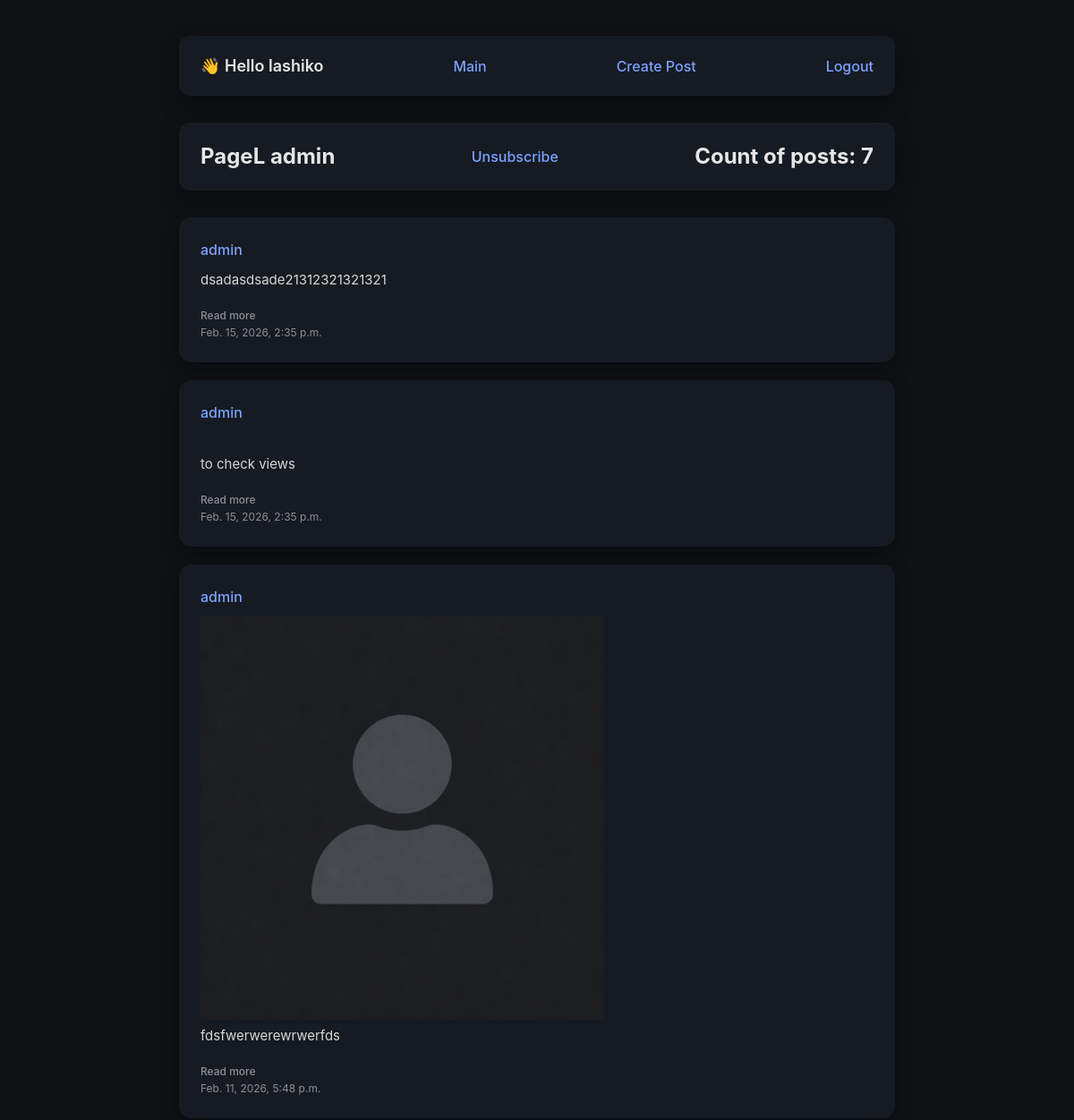
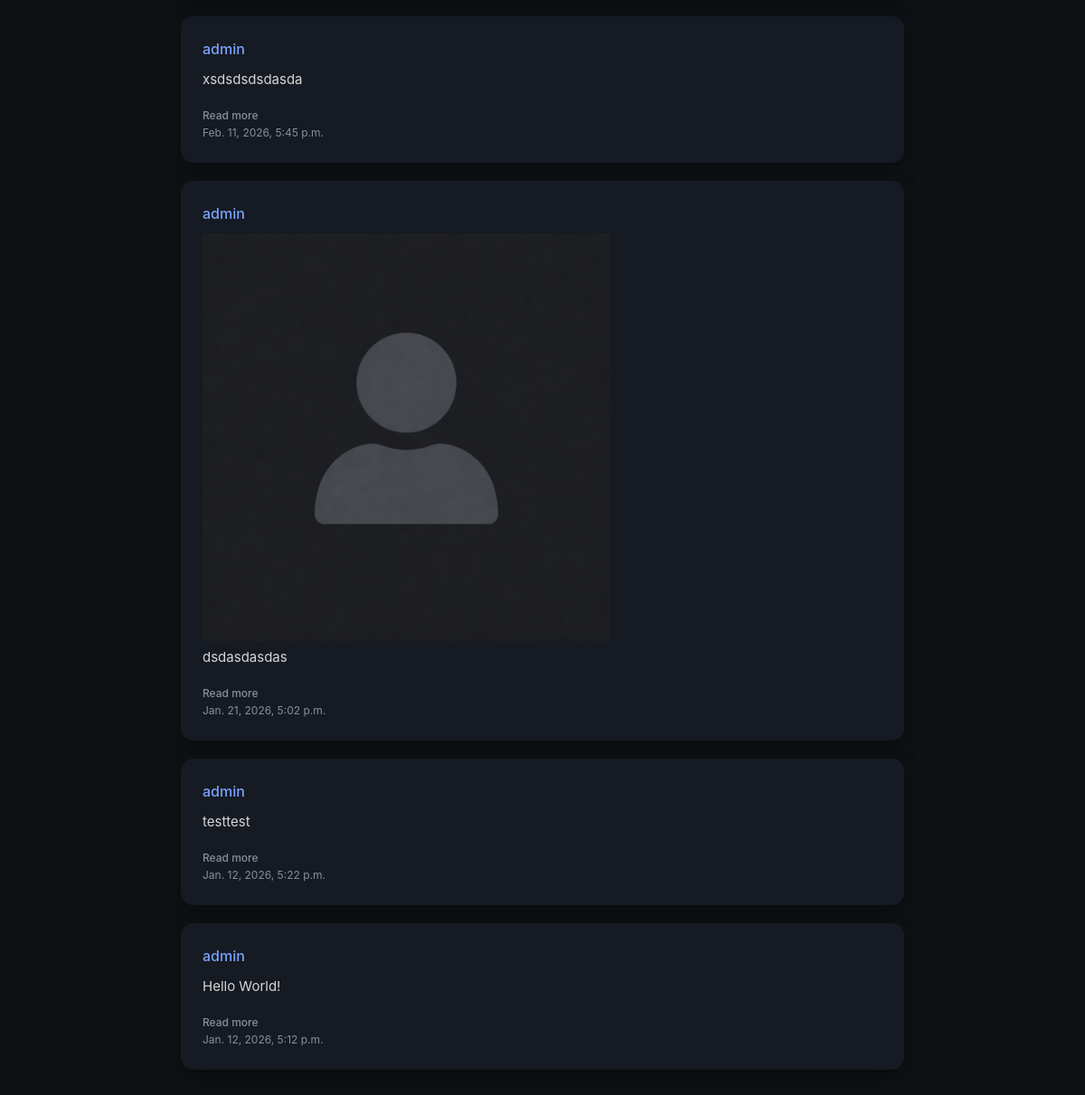
Page /user/1 (signed in) on the committed database (2 pictures, top to bottom).
### blog/models.py (models this page shows, shortened)
class Post(models.Model):
    text = models.TextField()
    author = models.ForeignKey(user_model, on_delete=models.CASCADE)
    time_date = models.DateTimeField(auto_now_add=True)
    file = models.FileField(upload_to="photos/", blank=True, null=True)

### blog/views.py (the view)
# urls.py: path('user/<int:userid>', user_posts),
def user_posts(request, userid):
    sub = Subscriptions.objects.filter(page_user_id=userid, follower=request.user)
    context = {
        'posts': Post.objects.filter(author_id=userid).order_by("-pk"),
        'page_user': user.objects.get(id=userid),
        'subscribed': sub
    }
    return  render(request, 'main.html', context)

### templates/main.html (shortened to what this page needs)
{% extends 'parts/base_main.html' %}
{% block content %}
    <div class="header">
        {% if user.is_authenticated %}
            <h3>👋 Hello {{ user.username }}</h3>
            <a href="/">Main</a>
            <a href="/user/create_post">Create Post</a>
            <a href="/logout/">Logout</a>
        {% else %}
            <a href="/main/">Main</a>
            <a href="/login/">Login</a>
            <a href="/logout/">Logout</a>
        {% endif %}
    </div>
{% if page_user %}
<div class="header">
    <h2>PageL {{ page_user.username }}</h2>
    {% if request.user.pk != page_user.pk %}
        {% if subscribed %}
            <a href="/user/{{ page_user.pk }}/subscribe/">Unsubscribe</a>
        {% else %}
            <a href="/user/{{ page_user.pk }}/subscribe/">Subscribe</a>
        {% endif %}
    {% endif %}
    <h2>Count of posts: {{ posts.count }}</h2>
</div>
{% endif %}
    {% for post in posts %}
        <div class="post">
            <div class="post-author"><a href="/user/{{post.author.pk}}">{{ post.author.username }}</a></div>
            {% if post.file %}
                <img src="{{ post.file.url }}" alt="" width="60%">
            {% endif %}
            <div class="post-text">{{ post.text }}</div>
            <a class="post-date" href="/post/{{post.pk}}">Read more</a>
            <div class="post-date">{{ post.time_date }}</div>
        </div>
{% endfor %}
{% endblock %}

### templates/parts/base_main.html (style rules this page uses)
* { box-sizing: border-box; margin: 0; padding: 0; font-family: -apple-system, BlinkMacSystemFont, "Segoe UI", Roboto, sans-serif; }
body { background-color: #0f1115; color: #e6e6e6; padding: 40px; line-height: 1.5; }
a { color: #7aa2ff; text-decoration: none; font-weight: 500; }
.header { background: #161a22; border-radius: 12px; padding: 20px 24px; margin-bottom: 30px; display: flex; justify-content: space-between; align-items: center; box-shadow: 0 10px 25px rgba(0,0,0,0.4); }
.header h3 { font-size: 18px; font-weight: 600; }
.post { background: #161a22; border-radius: 14px; padding: 24px; margin-bottom: 20px; box-shadow: 0 8px 20px rgba(0,0,0,0.35); transition: transform 0.2s ease, box-shadow 0.2s ease; }
.post-author { font-size: 16px; font-weight: 600; color: #ffffff; margin-bottom: 10px; }
.post-text { font-size: 15px; line-height: 1.6; color: #d6d6d6; margin-bottom: 14px; }
.post-date { font-size: 12px; color: #8b8f9b; }

### rows in the picture
Post: author.username "admin", text "dsadasdsade21312321321321", time_date "Feb. 15, 2026, 2:35 p.m."
Post: author.username "admin", text "to check views", time_date "Feb. 15, 2026, 2:35 p.m."
Post: author.username "admin", file (picture), text "fdsfwerwerewrwerfds", time_date "Feb. 11, 2026, 5:48 p.m."
Post: author.username "admin", text "xsdsdsdsdasda", time_date "Feb. 11, 2026, 5:45 p.m."
Post: author.username "admin", file (picture), text "dsdasdasdas", time_date "Jan. 21, 2026, 5:02 p.m."
Post: author.username "admin", text "testtest", time_date "Jan. 12, 2026, 5:22 p.m."
Post: author.username "admin", text "Hello World!", time_date "Jan. 12, 2026, 5:12 p.m."

### other values in the picture
{{ user.username }} "lashiko"
{{ page_user.username }} "admin"
{{ posts.count }} "7"
